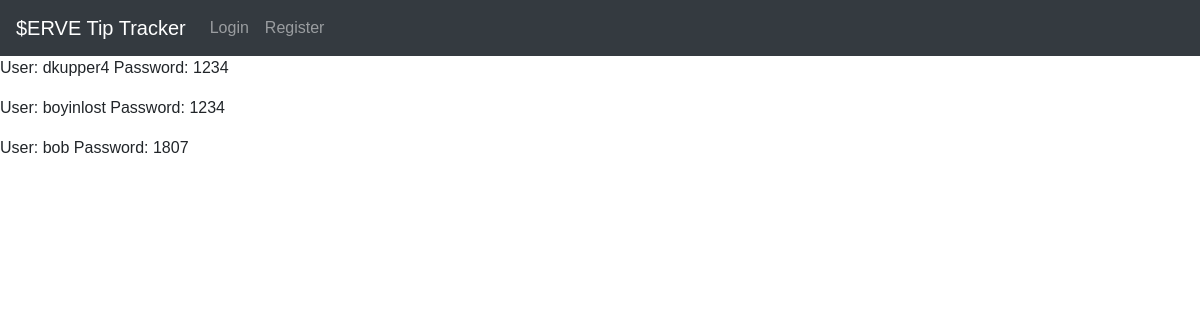
/admin, run on an earlier commit of the app's database.
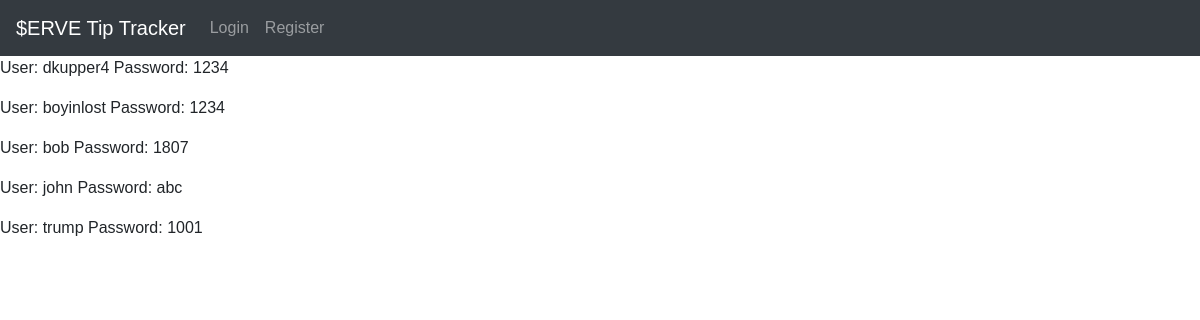
And on a later commit of the database.
### app.py (models this page shows)
class User(db.Model, UserMixin):
    id = db.Column(db.Integer, primary_key=True)
    username = db.Column(db.String(100), unique = True, nullable = False)
    password = db.Column(db.String(100), nullable = False)

### app.py (the view)
@app.route("/admin")
def view():
    return render_template('admin.html', values=User.query.all())

### templates/admin.html
{% extends "base.html" %}
{% block content %}
    {% for item in values %}
        <p>User: {{item.username}} Password: {{item.password}}</p>
    {% endfor %}
{% endblock %}

What changed in the data, as far as the page shows it:
added User: username "john", password "abc"
added User: username "trump", password "1001"
